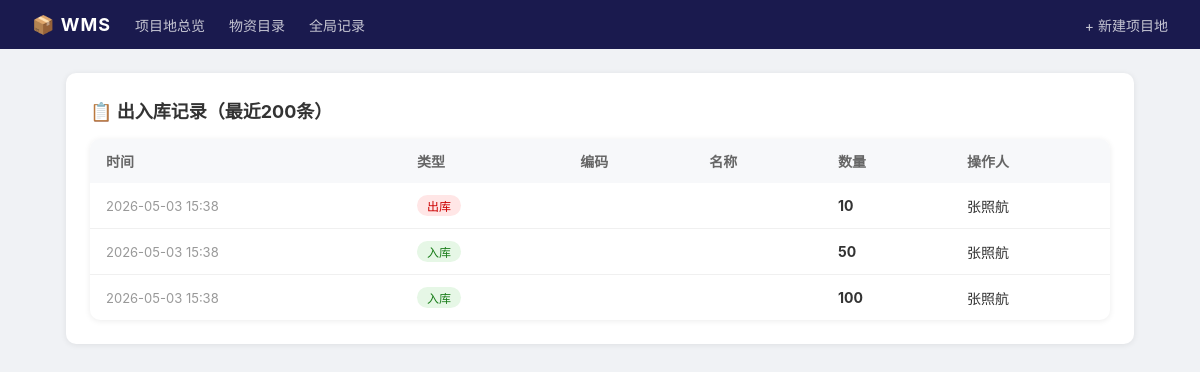
Page /site/1/records on the committed database.
### tables this page shows
CREATE TABLE transactions (
            id INTEGER PRIMARY KEY AUTOINCREMENT,
            site_id INTEGER NOT NULL,
            material_id INTEGER NOT NULL,
            type TEXT NOT NULL,
            quantity INTEGER NOT NULL,
            operator TEXT DEFAULT '',
            note TEXT DEFAULT '',
            time TEXT NOT NULL,
            FOREIGN KEY (site_id) REFERENCES sites(id) ON DELETE CASCADE,
            FOREIGN KEY (material_id) REFERENCES materials(id) ON DELETE CASCADE
        );

### app.py (the view)
@app.route("/site/<int:site_id>/records")
def site_records(site_id):
    conn = get_db()
    site = conn.execute("SELECT * FROM sites WHERE id=?", (site_id,)).fetchone()
    if not site:
        flash("项目地不存在", "error")
        conn.close()
        return redirect(url_for("index"))
    records = conn.execute("""
        SELECT t.*, m.code, m.name, m.unit
        FROM transactions t
        JOIN materials m ON m.id = t.material_id
        WHERE t.site_id = ?
        ORDER BY t.id DESC LIMIT 200
    """, (site_id,)).fetchall()
    conn.close()
    return render_template("records.html", site=site, records=records)

### app.py (called while the page is built)
def get_db():
    conn = sqlite3.connect(DB_PATH)
    conn.row_factory = sqlite3.Row
    conn.execute("PRAGMA foreign_keys = ON")
    return conn

### templates/records.html (shortened to what this page needs)
{% extends "base.html" %}
{% block content %}
<div class="card">
    <h2>📋 出入库记录（最近200条）</h2>
    {% if records %}
    <table>
        <tr>
            <th>时间</th><th>类型</th><th>编码</th><th>名称</th><th>数量</th><th>操作人</th>
        </tr>
        {% for r in records %}
        <tr>
            <td style="color:#999;font-size:13px">{{ r.time }}</td>
            <td><span class="badge {{ 'badge-in' if r.type=='入库' else 'badge-out' }}">{{ r.type }}</span></td>
            <td>{{ r.material_code }}</td>
            <td>{{ r.material_name }}</td>
            <td style="font-weight:700">{{ r.quantity }}</td>
            <td>{{ r.operator or '-' }}</td>
        </tr>
        {% endfor %}
    </table>
    {% else %}
    <div class="empty">暂无操作记录</div>
    {% endif %}
</div>
{% endblock %}

### templates/base.html (style rules this page uses)
* { margin: 0; padding: 0; box-sizing: border-box; }
body { font-family: -apple-system, 'Microsoft YaHei', sans-serif; background: #f0f2f5; color: #333; }
table { width: 100%; border-collapse: collapse; background: #fff; border-radius: 10px; overflow: hidden; box-shadow: 0 1px 6px rgba(0,0,0,.08); }
th, td { padding: 12px 16px; text-align: left; font-size: 14px; }
th { background: #f7f8fa; color: #666; font-weight: 600; }
tr:not(:last-child) td { border-bottom: 1px solid #f0f0f0; }
.card { background: #fff; border-radius: 10px; padding: 24px; box-shadow: 0 1px 6px rgba(0,0,0,.08); }
.card h2 { font-size: 18px; margin-bottom: 16px; }
.badge { display: inline-block; padding: 2px 10px; border-radius: 12px; font-size: 12px; }
.badge-in { background: #e6f7e6; color: #1a7d1a; }
.badge-out { background: #ffe6e6; color: #cc0000; }

### rows in the picture
transactions: time "2026-05-03 15:38", type "出库", quantity "10", operator "张照航"
transactions: time "2026-05-03 15:38", type "入库", quantity "50", operator "张照航"
transactions: time "2026-05-03 15:38", type "入库", quantity "100", operator "张照航"
